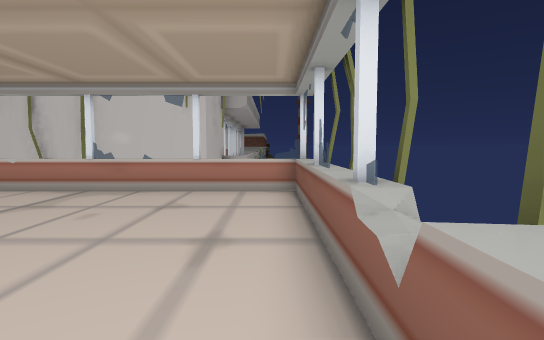
[1] (above)

14 first-person views from a walk through a Unity game level. The camera is 1.2 m above the floor, tilts 4° down and sees 80° across. The floor is counted in squares, 1 m on a side. Each view is taken from the middle of a square. On the plan, view 1 faces up. The plan holds only what a view shows up to about 14 squares ahead; the rest is blank. The place goes on beyond the plan. Some animated figures are left out. Some surface patterns are stand-ins.

[2]
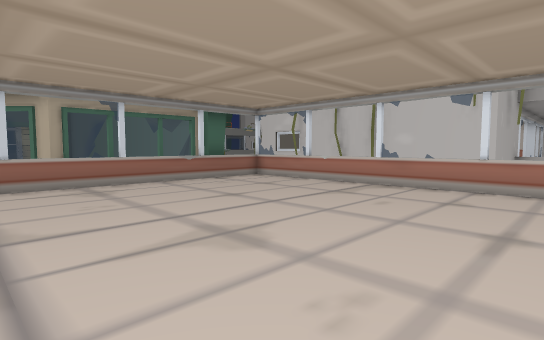

[3]
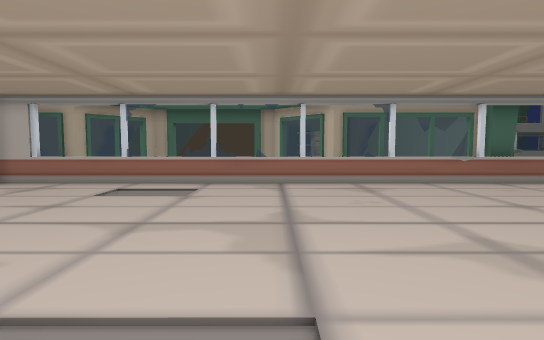

[4]
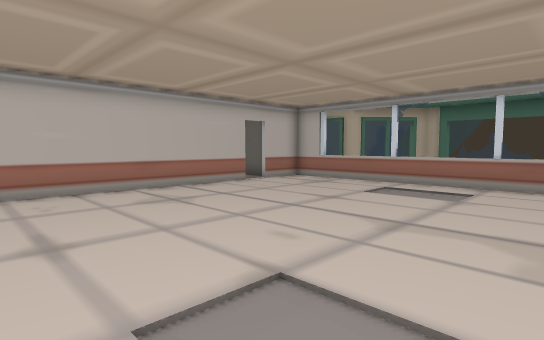

[5]
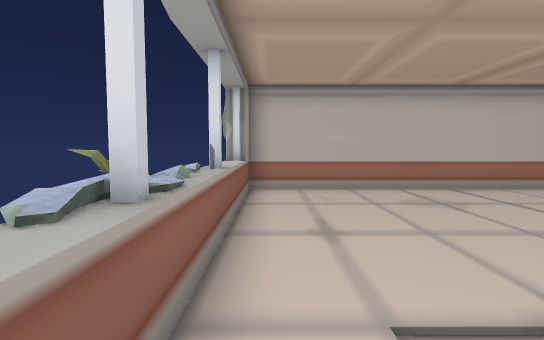

[6]
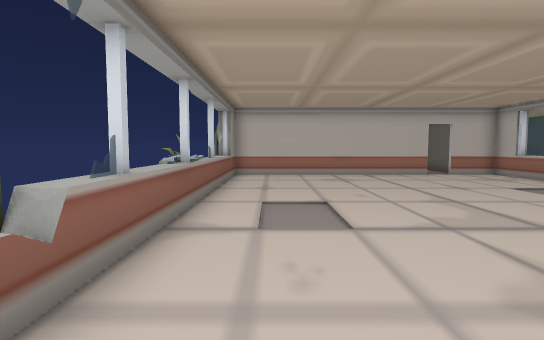

[7]
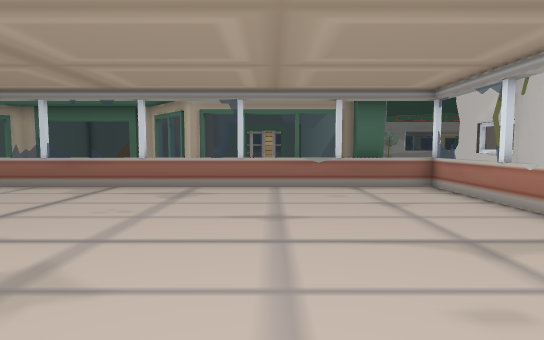

[8]
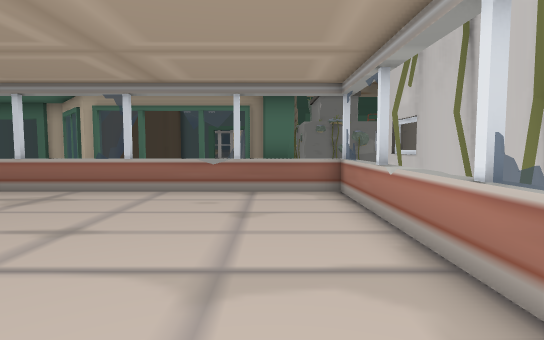

[9]
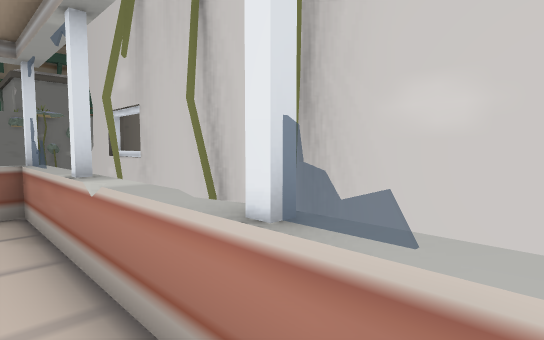

[10]
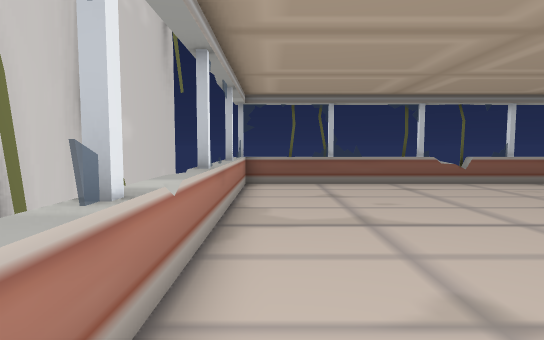

[11]
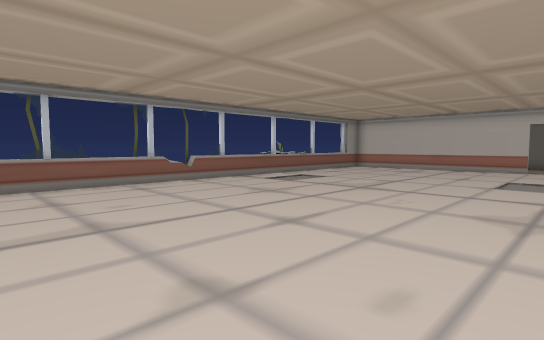

[12]
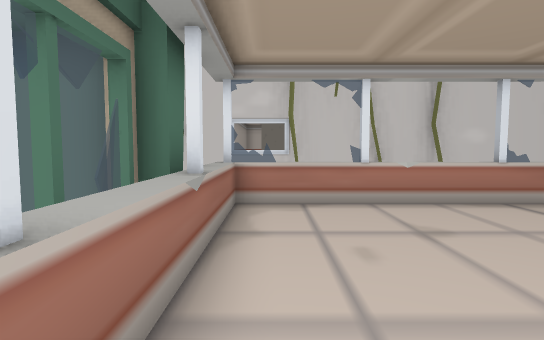

[13]
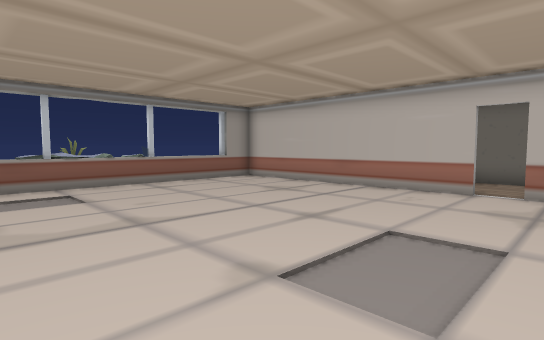

[14]
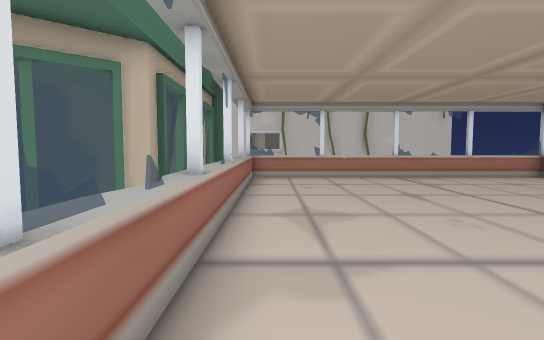

### Floor plan
Key: @ floor where view 1 was taken; # wall or solid block; x gap in a wall; . floor; = window, fence, low wall or low ledge; ^ raised ledge; v drop or lower ground.
Columns run from 13 left of view 1 to 2 right of it. Each row starts with its distance up from view 1.
 11  #^  ^#   #v
 10  vvvvvvvvvvv
  9  x#^^#==#^^^^^=
  8  v=...........^
  7 ###...........^
  6  v#...........#^
  5  v^...........^
  4   ^...........^
  3  v#...........#^
  2  v^...........x
  1  #^...........=
  0 =##..........@^
 -1   ^...........=
 -2   ^...........=
 -3   #...........#
 -4   ^...........#
 -5   ^...........^
 -6   #...........#
 -7   ^...........=
 -8  v^...........=
 -9  v#...........#
-10  v#############
-11    #

Where each view was taken, in squares from view 1:
view 1: 0 up, 0 right, facing up
view 2: 1 down, 0 right, facing up-left
view 3: 1 down, 0 right, facing left
view 4: 1 down, 0 right, facing down-left
view 5: 1 down, 0 right, facing down
view 6: 4 up, 1 left, facing down
view 7: 4 up, 1 left, facing left
view 8: 7 up, 2 left, facing left
view 9: 8 up, 4 left, facing up-left
view 10: 8 up, 10 left, facing right
view 11: 8 up, 10 left, facing down-right
view 12: 2 up, 10 left, facing up
view 13: 1 down, 10 left, facing down-right
view 14: 4 down, 10 left, facing up
